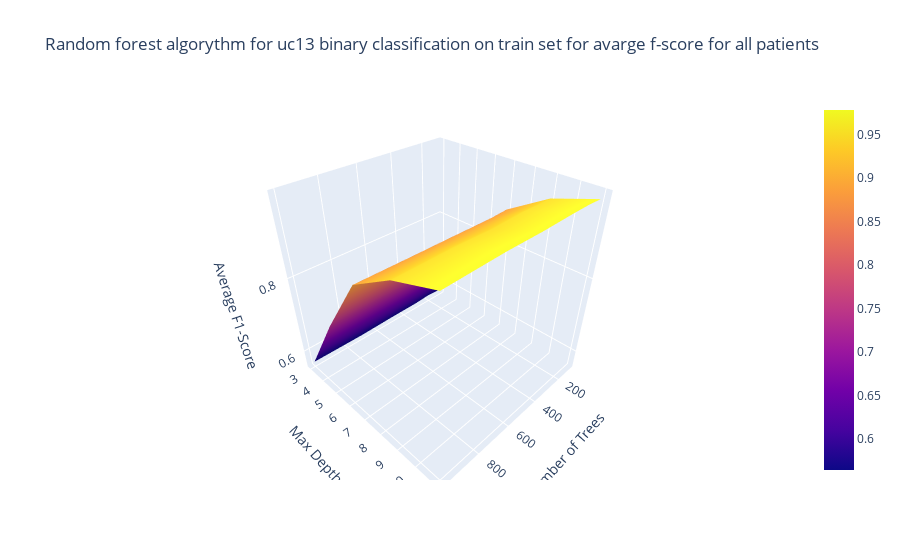

Notebook cell for this chart:
### Code cell
import plotly.graph_objects as go
import pandas as pd
import numpy as np
from scipy.interpolate import griddata

average_df = df_uc13_train_binary.groupby(['n_trees', 'max_depth'], as_index=False)['f1-score'].mean()

n_trees = np.unique(average_df['n_trees'])
max_depth = np.unique(average_df['max_depth'])
n_trees, max_depth = np.meshgrid(n_trees, max_depth)
                       
Z = griddata((average_df['n_trees'], average_df['max_depth']), average_df['f1-score'],(n_trees, max_depth), method='cubic')


fig = go.Figure(go.Surface(x=n_trees,y=max_depth,z=Z))

fig.update_layout(scene=dict(
                    xaxis_title='Number of Trees',
                    yaxis_title='Max Depth',
                    zaxis_title='Average F1-Score'),
                    scene_camera=dict(up=dict(x=0, y=0, z=1),
                    center=dict(x=0, y=0, z=0),
                    eye=dict(x=1.25, y=1.25, z=1.25)))

# Set the title
fig.update_layout(title='Random forest algorythm for uc13 binary classification on train set for avarge f-score for all patients')

fig.show()

### Figure 1 — Plotly figure (JSON) as saved in the notebook; plotly's stock layout.template omitted (floating-point values rounded to 4 significant figures)
{"data": [{"type": "surface", "x": [[100, 200, 300, 500, 700, 1000], [100, 200, 300, 500, 700, 1000], [100, 200, 300, 500, 700, 1000], [100, 200, 300, 500, 700, 1000], [100, 200, 300, 500, 700, 1000]], "y": [[3, 3, 3, 3, 3, 3], [5, 5, 5, 5, 5, 5], [7, 7, 7, 7, 7, 7], [9, 9, 9, 9, 9, 9], [11, 11, 11, 11, 11, 11]], "z": [[0.5662, 0.5695, 0.5667, 0.5662, 0.5643, 0.5662], [0.7376, 0.7362, 0.7371, 0.7324, 0.7352, 0.7343], [0.8843, 0.8824, 0.8824, 0.8833, 0.8838, 0.8852], [0.9429, 0.9433, 0.9448, 0.9424, 0.9452, 0.9443], [0.9743, 0.9767, 0.9771, 0.9767, 0.9786, 0.9771]]}], "layout": {"scene": {"camera": {"center": {"x": 0, "y": 0, "z": 0}, "eye": {"x": 1.25, "y": 1.25, "z": 1.25}, "up": {"x": 0, "y": 0, "z": 1}}, "xaxis": {"title": {"text": "Number of Trees"}}, "yaxis": {"title": {"text": "Max Depth"}}, "zaxis": {"title": {"text": "Average F1-Score"}}}, "title": {"text": "Random forest algorythm for uc13 binary classification on train set for avarge f-score for all patients"}}}
